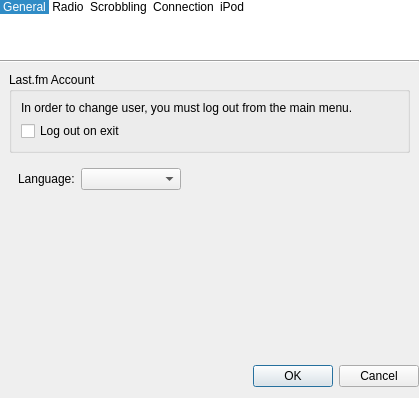
<ui version="4.0" >
 <class>SettingsDialog</class>
 <widget class="QDialog" name="SettingsDialog" >
  <property name="windowModality" >
   <enum>Qt::NonModal</enum>
  </property>
  <property name="geometry" >
   <rect>
    <x>0</x>
    <y>0</y>
    <width>419</width>
    <height>385</height>
   </rect>
  </property>
  <property name="sizePolicy" >
   <sizepolicy vsizetype="Preferred" hsizetype="Preferred" >
    <horstretch>0</horstretch>
    <verstretch>0</verstretch>
   </sizepolicy>
  </property>
  <property name="minimumSize" >
   <size>
    <width>0</width>
    <height>0</height>
   </size>
  </property>
  <property name="windowTitle" >
   <string>Last.fm Settings</string>
  </property>
  <property name="modal" >
   <bool>false</bool>
  </property>
  <layout class="QVBoxLayout" >
   <property name="spacing" >
    <number>0</number>
   </property>
   <property name="leftMargin" >
    <number>0</number>
   </property>
   <property name="topMargin" >
    <number>0</number>
   </property>
   <property name="rightMargin" >
    <number>0</number>
   </property>
   <item>
    <widget class="QListWidget" name="pageSelector" >
     <property name="sizePolicy" >
      <sizepolicy vsizetype="Maximum" hsizetype="Expanding" >
       <horstretch>0</horstretch>
       <verstretch>0</verstretch>
      </sizepolicy>
     </property>
     <property name="maximumSize" >
      <size>
       <width>16777215</width>
       <height>60</height>
      </size>
     </property>
     <property name="focusPolicy" >
      <enum>Qt::NoFocus</enum>
     </property>
     <property name="layoutDirection" >
      <enum>Qt::LeftToRight</enum>
     </property>
     <property name="frameShape" >
      <enum>QFrame::NoFrame</enum>
     </property>
     <property name="frameShadow" >
      <enum>QFrame::Plain</enum>
     </property>
     <property name="lineWidth" >
      <number>0</number>
     </property>
     <property name="horizontalScrollBarPolicy" >
      <enum>Qt::ScrollBarAlwaysOff</enum>
     </property>
     <property name="autoScroll" >
      <bool>false</bool>
     </property>
     <property name="editTriggers" >
      <set>QAbstractItemView::NoEditTriggers</set>
     </property>
     <property name="alternatingRowColors" >
      <bool>false</bool>
     </property>
     <property name="selectionMode" >
      <enum>QAbstractItemView::SingleSelection</enum>
     </property>
     <property name="selectionBehavior" >
      <enum>QAbstractItemView::SelectRows</enum>
     </property>
     <property name="iconSize" >
      <size>
       <width>32</width>
       <height>32</height>
      </size>
     </property>
     <property name="textElideMode" >
      <enum>Qt::ElideNone</enum>
     </property>
     <property name="movement" >
      <enum>QListView::Static</enum>
     </property>
     <property name="flow" >
      <enum>QListView::LeftToRight</enum>
     </property>
     <property name="isWrapping" stdset="0" >
      <bool>true</bool>
     </property>
     <property name="resizeMode" >
      <enum>QListView::Fixed</enum>
     </property>
     <property name="layoutMode" >
      <enum>QListView::SinglePass</enum>
     </property>
     <property name="spacing" >
      <number>6</number>
     </property>
     <property name="viewMode" >
      <enum>QListView::IconMode</enum>
     </property>
     <property name="selectionRectVisible" >
      <bool>false</bool>
     </property>
     <property name="currentRow" >
      <number>0</number>
     </property>
     <item>
      <property name="text" >
       <string>General</string>
      </property>
      <property name="icon" >
       <iconset resource="SettingsDialog.qrc" >
        <normaloff>:/SettingsDialog/account.png</normaloff>:/SettingsDialog/account.png</iconset>
      </property>
     </item>
     <item>
      <property name="text" >
       <string>Radio</string>
      </property>
      <property name="icon" >
       <iconset resource="SettingsDialog.qrc" >
        <normaloff>:/SettingsDialog/radio.png</normaloff>:/SettingsDialog/radio.png</iconset>
      </property>
     </item>
     <item>
      <property name="text" >
       <string>Scrobbling</string>
      </property>
      <property name="icon" >
       <iconset resource="SettingsDialog.qrc" >
        <normaloff>:/SettingsDialog/scrobbling.png</normaloff>:/SettingsDialog/scrobbling.png</iconset>
      </property>
     </item>
     <item>
      <property name="text" >
       <string>Connection</string>
      </property>
      <property name="icon" >
       <iconset resource="SettingsDialog.qrc" >
        <normaloff>:/SettingsDialog/connection.png</normaloff>:/SettingsDialog/connection.png</iconset>
      </property>
     </item>
     <item>
      <property name="text" >
       <string>iPod</string>
      </property>
      <property name="icon" >
       <iconset resource="SettingsDialog.qrc" >
        <normaloff>:/SettingsDialog/ipod.png</normaloff>:/SettingsDialog/ipod.png</iconset>
      </property>
     </item>
    </widget>
   </item>
   <item>
    <widget class="Line" name="line" >
     <property name="orientation" >
      <enum>Qt::Horizontal</enum>
     </property>
    </widget>
   </item>
   <item>
    <widget class="QStackedWidget" name="pageStack" >
     <property name="sizePolicy" >
      <sizepolicy vsizetype="Expanding" hsizetype="Expanding" >
       <horstretch>0</horstretch>
       <verstretch>1</verstretch>
      </sizepolicy>
     </property>
     <property name="currentIndex" >
      <number>0</number>
     </property>
     <widget class="QWidget" name="accountPage" >
      <layout class="QVBoxLayout" >
       <item>
        <widget class="QGroupBox" name="accountBox" >
         <property name="title" >
          <string>Last.fm Account</string>
         </property>
         <layout class="QVBoxLayout" >
          <item>
           <widget class="QLabel" name="label_6" >
            <property name="text" >
             <string>In order to change user, you must log out from the main menu.</string>
            </property>
           </widget>
          </item>
          <item>
           <widget class="QCheckBox" name="logOutOnExit" >
            <property name="text" >
             <string>Log out on exit</string>
            </property>
           </widget>
          </item>
         </layout>
        </widget>
       </item>
       <item>
        <layout class="QVBoxLayout" >
         <property name="leftMargin" >
          <number>9</number>
         </property>
         <property name="topMargin" >
          <number>9</number>
         </property>
         <property name="rightMargin" >
          <number>9</number>
         </property>
         <item>
          <layout class="QHBoxLayout" >
           <item>
            <widget class="QLabel" name="languageLabel" >
             <property name="sizePolicy" >
              <sizepolicy vsizetype="Preferred" hsizetype="Maximum" >
               <horstretch>0</horstretch>
               <verstretch>0</verstretch>
              </sizepolicy>
             </property>
             <property name="text" >
              <string>Language:</string>
             </property>
            </widget>
           </item>
           <item>
            <widget class="QComboBox" name="languages" >
             <property name="minimumSize" >
              <size>
               <width>100</width>
               <height>0</height>
              </size>
             </property>
             <property name="modelColumn" >
              <number>0</number>
             </property>
            </widget>
           </item>
           <item>
            <spacer>
             <property name="orientation" >
              <enum>Qt::Horizontal</enum>
             </property>
             <property name="sizeHint" stdset="0" >
              <size>
               <width>40</width>
               <height>20</height>
              </size>
             </property>
            </spacer>
           </item>
          </layout>
         </item>
         <item>
          <spacer>
           <property name="orientation" >
            <enum>Qt::Vertical</enum>
           </property>
           <property name="sizeHint" stdset="0" >
            <size>
             <width>20</width>
             <height>181</height>
            </size>
           </property>
          </spacer>
         </item>
        </layout>
       </item>
      </layout>
     </widget>
     <widget class="QWidget" name="radioPage" >
      <layout class="QVBoxLayout" >
       <item>
        <widget class="QGroupBox" name="groupBox" >
         <property name="title" >
          <string>Soundcard</string>
         </property>
         <layout class="QVBoxLayout" >
          <item>
           <layout class="QGridLayout" >
            <item row="0" column="0" >
             <widget class="QLabel" name="label_3" >
              <property name="text" >
               <string>Name:</string>
              </property>
             </widget>
            </item>
            <item row="0" column="1" >
             <layout class="QHBoxLayout" >
              <property name="spacing" >
               <number>12</number>
              </property>
              <item>
               <widget class="QComboBox" name="soundcard" >
                <property name="sizePolicy" >
                 <sizepolicy vsizetype="Fixed" hsizetype="Minimum" >
                  <horstretch>0</horstretch>
                  <verstretch>0</verstretch>
                 </sizepolicy>
                </property>
               </widget>
              </item>
              <item>
               <spacer>
                <property name="orientation" >
                 <enum>Qt::Horizontal</enum>
                </property>
                <property name="sizeHint" stdset="0" >
                 <size>
                  <width>40</width>
                  <height>20</height>
                 </size>
                </property>
               </spacer>
              </item>
             </layout>
            </item>
            <item row="1" column="0" >
             <widget class="QLabel" name="label_4" >
              <property name="text" >
               <string>System:</string>
              </property>
             </widget>
            </item>
            <item row="1" column="1" >
             <layout class="QHBoxLayout" >
              <item>
               <widget class="QComboBox" name="soundSystem" >
                <property name="sizePolicy" >
                 <sizepolicy vsizetype="Fixed" hsizetype="Minimum" >
                  <horstretch>0</horstretch>
                  <verstretch>0</verstretch>
                 </sizepolicy>
                </property>
               </widget>
              </item>
              <item>
               <spacer>
                <property name="orientation" >
                 <enum>Qt::Horizontal</enum>
                </property>
                <property name="sizeHint" stdset="0" >
                 <size>
                  <width>40</width>
                  <height>20</height>
                 </size>
                </property>
               </spacer>
              </item>
             </layout>
            </item>
           </layout>
          </item>
         </layout>
        </widget>
       </item>
       <item>
        <widget class="QGroupBox" name="isManuallyManageInputBuffer" >
         <property name="title" >
          <string>Manually Manage HTTP Input Buffer</string>
         </property>
         <property name="checkable" >
          <bool>true</bool>
         </property>
         <property name="checked" >
          <bool>false</bool>
         </property>
         <layout class="QHBoxLayout" >
          <item>
           <widget class="QLabel" name="label_5" >
            <property name="text" >
             <string>Buffer size:</string>
            </property>
           </widget>
          </item>
          <item>
           <widget class="QSpinBox" name="manuallyManagedInputBufferSize" >
            <property name="frame" >
             <bool>true</bool>
            </property>
            <property name="suffix" >
             <string> kB</string>
            </property>
            <property name="prefix" >
             <string/>
            </property>
            <property name="minimum" >
             <number>16</number>
            </property>
            <property name="maximum" >
             <number>256</number>
            </property>
            <property name="singleStep" >
             <number>1</number>
            </property>
            <property name="value" >
             <number>16</number>
            </property>
           </widget>
          </item>
          <item>
           <spacer>
            <property name="orientation" >
             <enum>Qt::Horizontal</enum>
            </property>
            <property name="sizeHint" stdset="0" >
             <size>
              <width>40</width>
              <height>20</height>
             </size>
            </property>
           </spacer>
          </item>
         </layout>
        </widget>
       </item>
       <item>
        <widget class="QGroupBox" name="isUseOutputProxy" >
         <property name="title" >
          <string>Stream to External Player</string>
         </property>
         <property name="checkable" >
          <bool>true</bool>
         </property>
         <property name="checked" >
          <bool>false</bool>
         </property>
         <layout class="QHBoxLayout" >
          <item>
           <widget class="QLabel" name="label_7" >
            <property name="text" >
             <string>Connect to localhost on port:</string>
            </property>
           </widget>
          </item>
          <item>
           <widget class="QSpinBox" name="outputProxyPort" >
            <property name="maximum" >
             <number>65535</number>
            </property>
           </widget>
          </item>
          <item>
           <spacer>
            <property name="orientation" >
             <enum>Qt::Horizontal</enum>
            </property>
            <property name="sizeHint" stdset="0" >
             <size>
              <width>40</width>
              <height>20</height>
             </size>
            </property>
           </spacer>
          </item>
         </layout>
        </widget>
       </item>
       <item>
        <spacer>
         <property name="orientation" >
          <enum>Qt::Vertical</enum>
         </property>
         <property name="sizeHint" stdset="0" >
          <size>
           <width>20</width>
           <height>40</height>
          </size>
         </property>
        </spacer>
       </item>
      </layout>
     </widget>
     <widget class="QWidget" name="scrobblingPage" >
      <layout class="QVBoxLayout" >
       <item>
        <widget class="QLabel" name="label_13" >
         <property name="text" >
          <string>By default the track scrobbles halfway, you can increase this if you like:</string>
         </property>
        </widget>
       </item>
       <item>
        <layout class="QHBoxLayout" >
         <property name="leftMargin" >
          <number>9</number>
         </property>
         <item>
          <widget class="QLabel" name="label_12" >
           <property name="text" >
            <string>Scrobble at</string>
           </property>
          </widget>
         </item>
         <item>
          <widget class="QSpinBox" name="spinBox" >
           <property name="suffix" >
            <string>%</string>
           </property>
           <property name="minimum" >
            <number>50</number>
           </property>
           <property name="maximum" >
            <number>100</number>
           </property>
           <property name="singleStep" >
            <number>5</number>
           </property>
          </widget>
         </item>
         <item>
          <spacer>
           <property name="orientation" >
            <enum>Qt::Horizontal</enum>
           </property>
           <property name="sizeHint" stdset="0" >
            <size>
             <width>40</width>
             <height>20</height>
            </size>
           </property>
          </spacer>
         </item>
        </layout>
       </item>
       <item>
        <spacer>
         <property name="orientation" >
          <enum>Qt::Vertical</enum>
         </property>
         <property name="sizeType" >
          <enum>QSizePolicy::Fixed</enum>
         </property>
         <property name="sizeHint" stdset="0" >
          <size>
           <width>20</width>
           <height>12</height>
          </size>
         </property>
        </spacer>
       </item>
       <item>
        <widget class="QCheckBox" name="launchWithMediaPlayerCheck_2" >
         <property name="text" >
          <string>Launch with media players</string>
         </property>
        </widget>
       </item>
       <item>
        <widget class="QCheckBox" name="fingerprintCheckBox_2" >
         <property name="text" >
          <string>Allow Last.fm to fingerprint your tracks</string>
         </property>
        </widget>
       </item>
       <item>
        <spacer>
         <property name="orientation" >
          <enum>Qt::Vertical</enum>
         </property>
         <property name="sizeHint" stdset="0" >
          <size>
           <width>20</width>
           <height>40</height>
          </size>
         </property>
        </spacer>
       </item>
      </layout>
     </widget>
     <widget class="QWidget" name="connectionPage" >
      <layout class="QVBoxLayout" >
       <item>
        <widget class="QGroupBox" name="proxyBox" >
         <property name="sizePolicy" >
          <sizepolicy vsizetype="Minimum" hsizetype="MinimumExpanding" >
           <horstretch>0</horstretch>
           <verstretch>0</verstretch>
          </sizepolicy>
         </property>
         <property name="title" >
          <string>Proxy Settings</string>
         </property>
         <property name="checkable" >
          <bool>false</bool>
         </property>
         <property name="checked" >
          <bool>false</bool>
         </property>
         <layout class="QVBoxLayout" >
          <property name="spacing" >
           <number>6</number>
          </property>
          <property name="margin" >
           <number>9</number>
          </property>
          <item>
           <widget class="QRadioButton" name="automaticProxyButton" >
            <property name="text" >
             <string>Automatic</string>
            </property>
            <property name="checked" >
             <bool>true</bool>
            </property>
           </widget>
          </item>
          <item>
           <widget class="QRadioButton" name="manualProxyButton" >
            <property name="text" >
             <string>Manual</string>
            </property>
           </widget>
          </item>
          <item>
           <widget class="QWidget" native="1" name="manualProxyBox" >
            <property name="enabled" >
             <bool>false</bool>
            </property>
            <property name="sizePolicy" >
             <sizepolicy vsizetype="Fixed" hsizetype="Preferred" >
              <horstretch>0</horstretch>
              <verstretch>0</verstretch>
             </sizepolicy>
            </property>
            <layout class="QGridLayout" >
             <property name="leftMargin" >
              <number>20</number>
             </property>
             <property name="topMargin" >
              <number>0</number>
             </property>
             <property name="rightMargin" >
              <number>0</number>
             </property>
             <property name="bottomMargin" >
              <number>0</number>
             </property>
             <property name="horizontalSpacing" >
              <number>4</number>
             </property>
             <property name="verticalSpacing" >
              <number>6</number>
             </property>
             <item row="0" column="0" >
              <widget class="QLabel" name="label_2_2_2_2" >
               <property name="sizePolicy" >
                <sizepolicy vsizetype="Fixed" hsizetype="Preferred" >
                 <horstretch>0</horstretch>
                 <verstretch>0</verstretch>
                </sizepolicy>
               </property>
               <property name="text" >
                <string>Host:</string>
               </property>
              </widget>
             </item>
             <item row="0" column="1" >
              <layout class="QHBoxLayout" >
               <property name="spacing" >
                <number>6</number>
               </property>
               <property name="margin" >
                <number>0</number>
               </property>
               <item>
                <widget class="QLineEdit" name="proxyHostEdit" >
                 <property name="enabled" >
                  <bool>false</bool>
                 </property>
                 <property name="sizePolicy" >
                  <sizepolicy vsizetype="Fixed" hsizetype="Expanding" >
                   <horstretch>0</horstretch>
                   <verstretch>0</verstretch>
                  </sizepolicy>
                 </property>
                 <property name="echoMode" >
                  <enum>QLineEdit::Normal</enum>
                 </property>
                </widget>
               </item>
               <item>
                <widget class="QLabel" name="label_2_2_2_2_2" >
                 <property name="text" >
                  <string>Port:</string>
                 </property>
                </widget>
               </item>
               <item>
                <widget class="QLineEdit" name="proxyPortEdit" >
                 <property name="enabled" >
                  <bool>false</bool>
                 </property>
                 <property name="sizePolicy" >
                  <sizepolicy vsizetype="Fixed" hsizetype="Expanding" >
                   <horstretch>0</horstretch>
                   <verstretch>0</verstretch>
                  </sizepolicy>
                 </property>
                 <property name="inputMask" >
                  <string>00000; </string>
                 </property>
                 <property name="echoMode" >
                  <enum>QLineEdit::Normal</enum>
                 </property>
                </widget>
               </item>
              </layout>
             </item>
             <item row="1" column="0" >
              <widget class="QLabel" name="label_2_2_2" >
               <property name="sizePolicy" >
                <sizepolicy vsizetype="Fixed" hsizetype="Preferred" >
                 <horstretch>0</horstretch>
                 <verstretch>0</verstretch>
                </sizepolicy>
               </property>
               <property name="text" >
                <string>Username:</string>
               </property>
              </widget>
             </item>
             <item row="1" column="1" >
              <widget class="QLineEdit" name="proxyUsernameEdit" >
               <property name="enabled" >
                <bool>false</bool>
               </property>
               <property name="sizePolicy" >
                <sizepolicy vsizetype="Fixed" hsizetype="Expanding" >
                 <horstretch>0</horstretch>
                 <verstretch>0</verstretch>
                </sizepolicy>
               </property>
               <property name="echoMode" >
                <enum>QLineEdit::Normal</enum>
               </property>
              </widget>
             </item>
             <item row="2" column="0" >
              <widget class="QLabel" name="label_2_2" >
               <property name="sizePolicy" >
                <sizepolicy vsizetype="Fixed" hsizetype="Preferred" >
                 <horstretch>0</horstretch>
                 <verstretch>0</verstretch>
                </sizepolicy>
               </property>
               <property name="text" >
                <string>Password:</string>
               </property>
              </widget>
             </item>
             <item row="2" column="1" >
              <widget class="QLineEdit" name="proxyPasswordEdit" >
               <property name="enabled" >
                <bool>false</bool>
               </property>
               <property name="sizePolicy" >
                <sizepolicy vsizetype="Fixed" hsizetype="Expanding" >
                 <horstretch>0</horstretch>
                 <verstretch>0</verstretch>
                </sizepolicy>
               </property>
               <property name="echoMode" >
                <enum>QLineEdit::Password</enum>
               </property>
              </widget>
             </item>
             <item row="3" column="1" >
              <widget class="QLabel" name="noProxyTipLabel" >
               <property name="enabled" >
                <bool>false</bool>
               </property>
               <property name="sizePolicy" >
                <sizepolicy vsizetype="Fixed" hsizetype="Preferred" >
                 <horstretch>0</horstretch>
                 <verstretch>0</verstretch>
                </sizepolicy>
               </property>
               <property name="text" >
                <string>Leave fields blank to use a direct connection</string>
               </property>
              </widget>
             </item>
            </layout>
           </widget>
          </item>
         </layout>
        </widget>
       </item>
       <item>
        <widget class="QGroupBox" name="groupBox_2" >
         <property name="title" >
          <string>Bandwidth Usage</string>
         </property>
         <layout class="QGridLayout" >
          <item row="0" column="0" >
           <widget class="QCheckBox" name="downloadMetadataCheck" >
            <property name="sizePolicy" >
             <sizepolicy vsizetype="Fixed" hsizetype="Expanding" >
              <horstretch>0</horstretch>
              <verstretch>0</verstretch>
             </sizepolicy>
            </property>
            <property name="text" >
             <string>Download artist images and info</string>
            </property>
            <property name="checked" >
             <bool>true</bool>
            </property>
           </widget>
          </item>
          <item rowspan="2" row="0" column="1" >
           <widget class="QPushButton" name="clearCache" >
            <property name="text" >
             <string>Clear cache</string>
            </property>
           </widget>
          </item>
          <item row="1" column="0" >
           <widget class="QCheckBox" name="crashReportCheck" >
            <property name="text" >
             <string>Send crash diagnostics on crashing</string>
            </property>
            <property name="checked" >
             <bool>true</bool>
            </property>
           </widget>
          </item>
         </layout>
        </widget>
       </item>
       <item>
        <spacer>
         <property name="orientation" >
          <enum>Qt::Vertical</enum>
         </property>
         <property name="sizeHint" stdset="0" >
          <size>
           <width>20</width>
           <height>40</height>
          </size>
         </property>
        </spacer>
       </item>
      </layout>
     </widget>
     <widget class="QWidget" name="page" >
      <layout class="QVBoxLayout" >
       <item>
        <widget class="QGroupBox" name="isIPodScrobblingEnabled" >
         <property name="title" >
          <string>Enable iPod Scrobbling</string>
         </property>
         <property name="checkable" >
          <bool>true</bool>
         </property>
         <layout class="QVBoxLayout" >
          <item>
           <widget class="QCheckBox" name="alwaysConfirmIPodScrobbles" >
            <property name="text" >
             <string>Always confirm iPod scrobbles</string>
            </property>
           </widget>
          </item>
          <item>
           <widget class="QCheckBox" name="giveMoreFeedback" >
            <property name="text" >
             <string>Give more feedback</string>
            </property>
           </widget>
          </item>
          <item>
           <widget class="QTreeWidget" name="deviceWidget" >
            <property name="focusPolicy" >
             <enum>Qt::NoFocus</enum>
            </property>
            <property name="selectionMode" >
             <enum>QAbstractItemView::NoSelection</enum>
            </property>
            <property name="selectionBehavior" >
             <enum>QAbstractItemView::SelectColumns</enum>
            </property>
            <property name="rootIsDecorated" >
             <bool>false</bool>
            </property>
            <property name="uniformRowHeights" >
             <bool>true</bool>
            </property>
            <property name="itemsExpandable" >
             <bool>false</bool>
            </property>
            <property name="allColumnsShowFocus" >
             <bool>false</bool>
            </property>
            <property name="columnCount" >
             <number>1</number>
            </property>
            <column>
             <property name="text" >
              <string>Known iPods</string>
             </property>
            </column>
           </widget>
          </item>
         </layout>
        </widget>
       </item>
      </layout>
     </widget>
    </widget>
   </item>
   <item>
    <widget class="QDialogButtonBox" name="buttonBox" >
     <property name="standardButtons" >
      <set>QDialogButtonBox::Cancel|QDialogButtonBox::Ok</set>
     </property>
    </widget>
   </item>
  </layout>
 </widget>
 <resources>
  <include location="SettingsDialog.qrc" />
 </resources>
 <connections>
  <connection>
   <sender>buttonBox</sender>
   <signal>rejected()</signal>
   <receiver>SettingsDialog</receiver>
   <slot>reject()</slot>
   <hints>
    <hint type="sourcelabel" >
     <x>311</x>
     <y>370</y>
    </hint>
    <hint type="destinationlabel" >
     <x>83</x>
     <y>160</y>
    </hint>
   </hints>
  </connection>
  <connection>
   <sender>buttonBox</sender>
   <signal>accepted()</signal>
   <receiver>SettingsDialog</receiver>
   <slot>accept()</slot>
   <hints>
    <hint type="sourcelabel" >
     <x>224</x>
     <y>370</y>
    </hint>
    <hint type="destinationlabel" >
     <x>368</x>
     <y>160</y>
    </hint>
   </hints>
  </connection>
  <connection>
   <sender>pageSelector</sender>
   <signal>currentRowChanged(int)</signal>
   <receiver>pageStack</receiver>
   <slot>setCurrentIndex(int)</slot>
   <hints>
    <hint type="sourcelabel" >
     <x>354</x>
     <y>24</y>
    </hint>
    <hint type="destinationlabel" >
     <x>361</x>
     <y>69</y>
    </hint>
   </hints>
  </connection>
  <connection>
   <sender>manualProxyButton</sender>
   <signal>toggled(bool)</signal>
   <receiver>manualProxyBox</receiver>
   <slot>setEnabled(bool)</slot>
   <hints>
    <hint type="sourcelabel" >
     <x>56</x>
     <y>129</y>
    </hint>
    <hint type="destinationlabel" >
     <x>31</x>
     <y>186</y>
    </hint>
   </hints>
  </connection>
 </connections>
</ui>
